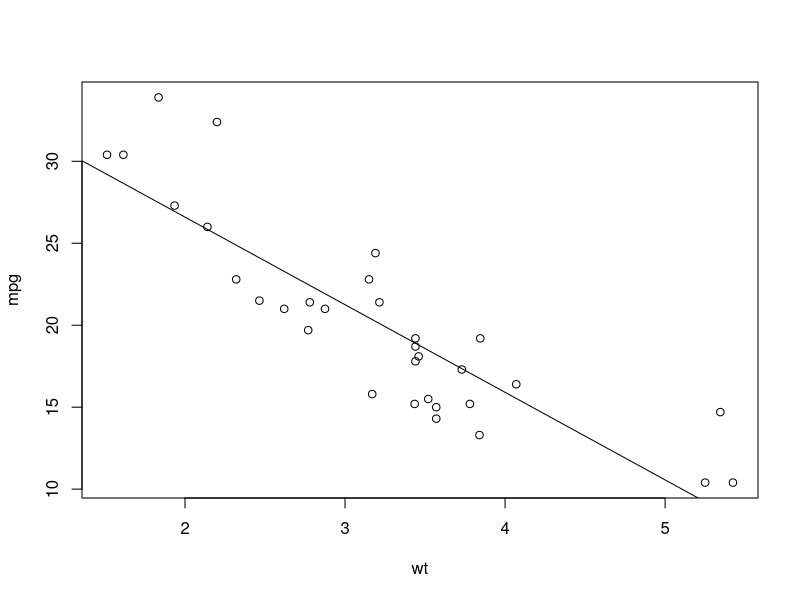
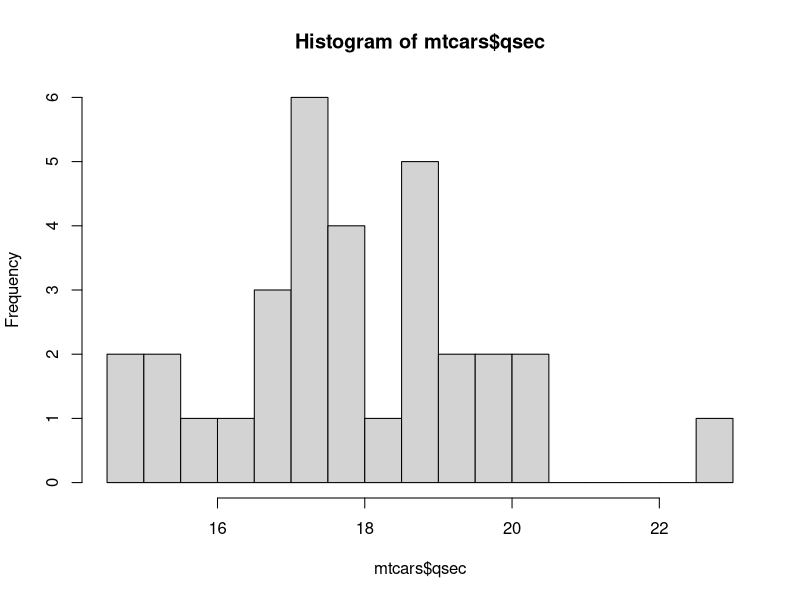

Write R code to recreate these figures, in order.
## ---- chunk 1
knitr::opts_chunk$set(echo = TRUE)
knitr::opts_chunk$set(message = FALSE)
options(width = 1000)
## ---- chunk 2
mu = matrix(c(5, 3, 7))
Sigma = matrix(c(4, -1, 0, -1, 4, 2, 0, 2, 9), 3, 3)
A = matrix(c(4, -3, 5))
## ---- chunk 3
Mean.AX = t(A) %*% mu
Var.AX = t(A) %*% Sigma %*% A
## ---- chunk 4
a=pnorm(63, mean = Mean.AX, sd = sqrt(Var.AX))
## ---- chunk 5
data(mtcars)
## ---- chunk 6
plot(mpg ~ wt, data= mtcars)
abline(lm(mpg ~ wt, data= mtcars))
## ---- chunk 7
hist(mtcars$qsec, breaks = 15)
## ---- chunk 8
x = c(2.2, 7, 4, -6)
mean(x)
# knitr::include_graphics()
